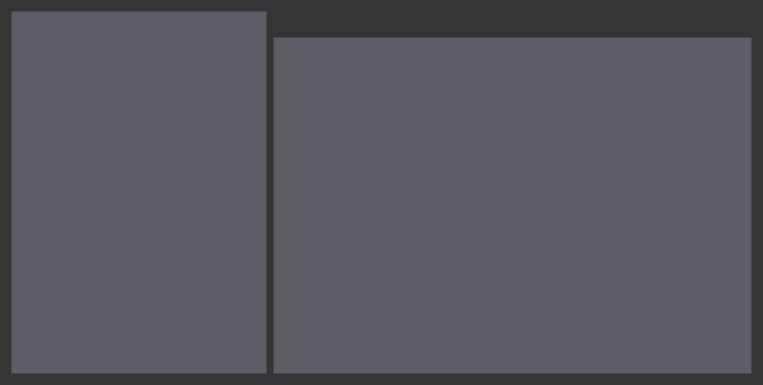
<?xml version="1.0" encoding="UTF-8"?>
<ui version="4.0">
 <class>DarkEntryPointsView</class>
 <widget class="QWidget" name="DarkEntryPointsView">
  <property name="windowModality">
   <enum>Qt::ApplicationModal</enum>
  </property>
  <property name="geometry">
   <rect>
    <x>0</x>
    <y>0</y>
    <width>763</width>
    <height>385</height>
   </rect>
  </property>
  <property name="palette">
   <palette>
    <active>
     <colorrole role="WindowText">
      <brush brushstyle="SolidPattern">
       <color alpha="255">
        <red>255</red>
        <green>255</green>
        <blue>255</blue>
       </color>
      </brush>
     </colorrole>
     <colorrole role="Button">
      <brush brushstyle="SolidPattern">
       <color alpha="255">
        <red>53</red>
        <green>53</green>
        <blue>53</blue>
       </color>
      </brush>
     </colorrole>
     <colorrole role="Light">
      <brush brushstyle="SolidPattern">
       <color alpha="255">
        <red>79</red>
        <green>79</green>
        <blue>79</blue>
       </color>
      </brush>
     </colorrole>
     <colorrole role="Midlight">
      <brush brushstyle="SolidPattern">
       <color alpha="255">
        <red>66</red>
        <green>66</green>
        <blue>66</blue>
       </color>
      </brush>
     </colorrole>
     <colorrole role="Dark">
      <brush brushstyle="SolidPattern">
       <color alpha="255">
        <red>26</red>
        <green>26</green>
        <blue>26</blue>
       </color>
      </brush>
     </colorrole>
     <colorrole role="Mid">
      <brush brushstyle="SolidPattern">
       <color alpha="255">
        <red>35</red>
        <green>35</green>
        <blue>35</blue>
       </color>
      </brush>
     </colorrole>
     <colorrole role="Text">
      <brush brushstyle="SolidPattern">
       <color alpha="255">
        <red>255</red>
        <green>255</green>
        <blue>255</blue>
       </color>
      </brush>
     </colorrole>
     <colorrole role="BrightText">
      <brush brushstyle="SolidPattern">
       <color alpha="255">
        <red>255</red>
        <green>255</green>
        <blue>255</blue>
       </color>
      </brush>
     </colorrole>
     <colorrole role="ButtonText">
      <brush brushstyle="SolidPattern">
       <color alpha="255">
        <red>255</red>
        <green>255</green>
        <blue>255</blue>
       </color>
      </brush>
     </colorrole>
     <colorrole role="Base">
      <brush brushstyle="SolidPattern">
       <color alpha="255">
        <red>94</red>
        <green>92</green>
        <blue>100</blue>
       </color>
      </brush>
     </colorrole>
     <colorrole role="Window">
      <brush brushstyle="SolidPattern">
       <color alpha="255">
        <red>53</red>
        <green>53</green>
        <blue>53</blue>
       </color>
      </brush>
     </colorrole>
     <colorrole role="Shadow">
      <brush brushstyle="SolidPattern">
       <color alpha="255">
        <red>0</red>
        <green>0</green>
        <blue>0</blue>
       </color>
      </brush>
     </colorrole>
     <colorrole role="AlternateBase">
      <brush brushstyle="SolidPattern">
       <color alpha="255">
        <red>26</red>
        <green>26</green>
        <blue>26</blue>
       </color>
      </brush>
     </colorrole>
     <colorrole role="ToolTipBase">
      <brush brushstyle="SolidPattern">
       <color alpha="255">
        <red>255</red>
        <green>255</green>
        <blue>220</blue>
       </color>
      </brush>
     </colorrole>
     <colorrole role="ToolTipText">
      <brush brushstyle="SolidPattern">
       <color alpha="255">
        <red>0</red>
        <green>0</green>
        <blue>0</blue>
       </color>
      </brush>
     </colorrole>
     <colorrole role="PlaceholderText">
      <brush brushstyle="SolidPattern">
       <color alpha="128">
        <red>255</red>
        <green>255</green>
        <blue>255</blue>
       </color>
      </brush>
     </colorrole>
    </active>
    <inactive>
     <colorrole role="WindowText">
      <brush brushstyle="SolidPattern">
       <color alpha="255">
        <red>255</red>
        <green>255</green>
        <blue>255</blue>
       </color>
      </brush>
     </colorrole>
     <colorrole role="Button">
      <brush brushstyle="SolidPattern">
       <color alpha="255">
        <red>53</red>
        <green>53</green>
        <blue>53</blue>
       </color>
      </brush>
     </colorrole>
     <colorrole role="Light">
      <brush brushstyle="SolidPattern">
       <color alpha="255">
        <red>79</red>
        <green>79</green>
        <blue>79</blue>
       </color>
      </brush>
     </colorrole>
     <colorrole role="Midlight">
      <brush brushstyle="SolidPattern">
       <color alpha="255">
        <red>66</red>
        <green>66</green>
        <blue>66</blue>
       </color>
      </brush>
     </colorrole>
     <colorrole role="Dark">
      <brush brushstyle="SolidPattern">
       <color alpha="255">
        <red>26</red>
        <green>26</green>
        <blue>26</blue>
       </color>
      </brush>
     </colorrole>
     <colorrole role="Mid">
      <brush brushstyle="SolidPattern">
       <color alpha="255">
        <red>35</red>
        <green>35</green>
        <blue>35</blue>
       </color>
      </brush>
     </colorrole>
     <colorrole role="Text">
      <brush brushstyle="SolidPattern">
       <color alpha="255">
        <red>255</red>
        <green>255</green>
        <blue>255</blue>
       </color>
      </brush>
     </colorrole>
     <colorrole role="BrightText">
      <brush brushstyle="SolidPattern">
       <color alpha="255">
        <red>255</red>
        <green>255</green>
        <blue>255</blue>
       </color>
      </brush>
     </colorrole>
     <colorrole role="ButtonText">
      <brush brushstyle="SolidPattern">
       <color alpha="255">
        <red>255</red>
        <green>255</green>
        <blue>255</blue>
       </color>
      </brush>
     </colorrole>
     <colorrole role="Base">
      <brush brushstyle="SolidPattern">
       <color alpha="255">
        <red>94</red>
        <green>92</green>
        <blue>100</blue>
       </color>
      </brush>
     </colorrole>
     <colorrole role="Window">
      <brush brushstyle="SolidPattern">
       <color alpha="255">
        <red>53</red>
        <green>53</green>
        <blue>53</blue>
       </color>
      </brush>
     </colorrole>
     <colorrole role="Shadow">
      <brush brushstyle="SolidPattern">
       <color alpha="255">
        <red>0</red>
        <green>0</green>
        <blue>0</blue>
       </color>
      </brush>
     </colorrole>
     <colorrole role="AlternateBase">
      <brush brushstyle="SolidPattern">
       <color alpha="255">
        <red>26</red>
        <green>26</green>
        <blue>26</blue>
       </color>
      </brush>
     </colorrole>
     <colorrole role="ToolTipBase">
      <brush brushstyle="SolidPattern">
       <color alpha="255">
        <red>255</red>
        <green>255</green>
        <blue>220</blue>
       </color>
      </brush>
     </colorrole>
     <colorrole role="ToolTipText">
      <brush brushstyle="SolidPattern">
       <color alpha="255">
        <red>0</red>
        <green>0</green>
        <blue>0</blue>
       </color>
      </brush>
     </colorrole>
     <colorrole role="PlaceholderText">
      <brush brushstyle="SolidPattern">
       <color alpha="128">
        <red>255</red>
        <green>255</green>
        <blue>255</blue>
       </color>
      </brush>
     </colorrole>
    </inactive>
    <disabled>
     <colorrole role="WindowText">
      <brush brushstyle="SolidPattern">
       <color alpha="255">
        <red>26</red>
        <green>26</green>
        <blue>26</blue>
       </color>
      </brush>
     </colorrole>
     <colorrole role="Button">
      <brush brushstyle="SolidPattern">
       <color alpha="255">
        <red>53</red>
        <green>53</green>
        <blue>53</blue>
       </color>
      </brush>
     </colorrole>
     <colorrole role="Light">
      <brush brushstyle="SolidPattern">
       <color alpha="255">
        <red>79</red>
        <green>79</green>
        <blue>79</blue>
       </color>
      </brush>
     </colorrole>
     <colorrole role="Midlight">
      <brush brushstyle="SolidPattern">
       <color alpha="255">
        <red>66</red>
        <green>66</green>
        <blue>66</blue>
       </color>
      </brush>
     </colorrole>
     <colorrole role="Dark">
      <brush brushstyle="SolidPattern">
       <color alpha="255">
        <red>26</red>
        <green>26</green>
        <blue>26</blue>
       </color>
      </brush>
     </colorrole>
     <colorrole role="Mid">
      <brush brushstyle="SolidPattern">
       <color alpha="255">
        <red>35</red>
        <green>35</green>
        <blue>35</blue>
       </color>
      </brush>
     </colorrole>
     <colorrole role="Text">
      <brush brushstyle="SolidPattern">
       <color alpha="255">
        <red>26</red>
        <green>26</green>
        <blue>26</blue>
       </color>
      </brush>
     </colorrole>
     <colorrole role="BrightText">
      <brush brushstyle="SolidPattern">
       <color alpha="255">
        <red>255</red>
        <green>255</green>
        <blue>255</blue>
       </color>
      </brush>
     </colorrole>
     <colorrole role="ButtonText">
      <brush brushstyle="SolidPattern">
       <color alpha="255">
        <red>26</red>
        <green>26</green>
        <blue>26</blue>
       </color>
      </brush>
     </colorrole>
     <colorrole role="Base">
      <brush brushstyle="SolidPattern">
       <color alpha="255">
        <red>53</red>
        <green>53</green>
        <blue>53</blue>
       </color>
      </brush>
     </colorrole>
     <colorrole role="Window">
      <brush brushstyle="SolidPattern">
       <color alpha="255">
        <red>53</red>
        <green>53</green>
        <blue>53</blue>
       </color>
      </brush>
     </colorrole>
     <colorrole role="Shadow">
      <brush brushstyle="SolidPattern">
       <color alpha="255">
        <red>0</red>
        <green>0</green>
        <blue>0</blue>
       </color>
      </brush>
     </colorrole>
     <colorrole role="AlternateBase">
      <brush brushstyle="SolidPattern">
       <color alpha="255">
        <red>53</red>
        <green>53</green>
        <blue>53</blue>
       </color>
      </brush>
     </colorrole>
     <colorrole role="ToolTipBase">
      <brush brushstyle="SolidPattern">
       <color alpha="255">
        <red>255</red>
        <green>255</green>
        <blue>220</blue>
       </color>
      </brush>
     </colorrole>
     <colorrole role="ToolTipText">
      <brush brushstyle="SolidPattern">
       <color alpha="255">
        <red>0</red>
        <green>0</green>
        <blue>0</blue>
       </color>
      </brush>
     </colorrole>
     <colorrole role="PlaceholderText">
      <brush brushstyle="SolidPattern">
       <color alpha="128">
        <red>255</red>
        <green>255</green>
        <blue>255</blue>
       </color>
      </brush>
     </colorrole>
    </disabled>
   </palette>
  </property>
  <property name="font">
   <font>
    <family>MS Shell Dlg 2</family>
   </font>
  </property>
  <property name="windowTitle">
   <string>Bionic - entry points</string>
  </property>
  <property name="windowIcon">
   <iconset resource="../../../res.qrc">
    <normaloff>:/img/img/b_logo.png</normaloff>:/img/img/b_logo.png</iconset>
  </property>
  <layout class="QHBoxLayout" name="horizontalLayout">
   <item>
    <widget class="QTreeView" name="treePoints">
     <property name="sizePolicy">
      <sizepolicy hsizetype="Preferred" vsizetype="Expanding">
       <horstretch>0</horstretch>
       <verstretch>0</verstretch>
      </sizepolicy>
     </property>
     <property name="minimumSize">
      <size>
       <width>120</width>
       <height>0</height>
      </size>
     </property>
     <property name="styleSheet">
      <string notr="true">color: rgb(246, 245, 244);
background-color: rgb(94, 92, 100);</string>
     </property>
     <property name="editTriggers">
      <set>QAbstractItemView::NoEditTriggers</set>
     </property>
    </widget>
   </item>
   <item>
    <layout class="QVBoxLayout" name="verticalLayout">
     <item>
      <widget class="QLabel" name="point_name">
       <property name="font">
        <font>
         <family>DejaVu Sans</family>
         <pointsize>13</pointsize>
         <weight>75</weight>
         <bold>true</bold>
        </font>
       </property>
       <property name="styleSheet">
        <string notr="true">color: rgb(246, 245, 244);</string>
       </property>
       <property name="text">
        <string/>
       </property>
      </widget>
     </item>
     <item>
      <widget class="QTextBrowser" name="pointText">
       <property name="sizePolicy">
        <sizepolicy hsizetype="MinimumExpanding" vsizetype="Expanding">
         <horstretch>0</horstretch>
         <verstretch>0</verstretch>
        </sizepolicy>
       </property>
       <property name="font">
        <font>
         <family>DejaVu Sans</family>
        </font>
       </property>
       <property name="styleSheet">
        <string notr="true">color: rgb(246, 245, 244);
background-color: rgb(94, 92, 100);</string>
       </property>
      </widget>
     </item>
    </layout>
   </item>
  </layout>
 </widget>
 <resources>
  <include location="../../../res.qrc"/>
 </resources>
 <connections/>
</ui>
